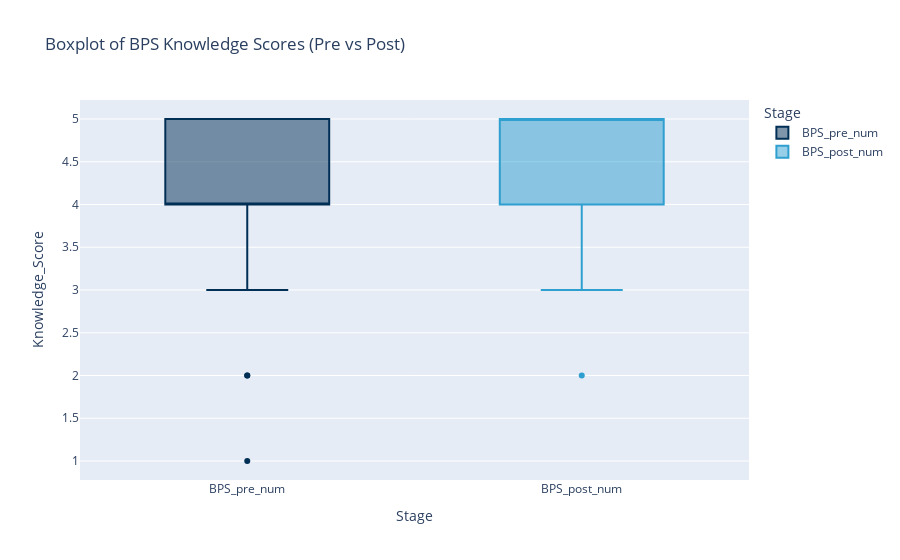

The code cell stored with this chart in its notebook:
### Code cell
# Encode ordinal categories if needed
mapping = {
    "Not familiar at all": 1,
    "Slightly unfamiliar": 2,
    "Neutral": 3,
    "Somewhat familiar": 4,
    "Very familiar": 5
}

merged_df["BPS_pre_num"] = merged_df["BPS_knowledge_pre"].map(mapping)
merged_df["BPS_post_num"] = merged_df["BPS_knowledge_post"].map(mapping)

import plotly.express as px
fig = px.box(
    merged_df.melt(id_vars="name", value_vars=["BPS_pre_num", "BPS_post_num"],
                   var_name="Stage", value_name="Knowledge_Score"),
    x="Stage", y="Knowledge_Score", color="Stage",
    color_discrete_map={"BPS_pre_num": "#002f56", "BPS_post_num": "#2f9fd0"},
    title="Boxplot of BPS Knowledge Scores (Pre vs Post)"
)
fig.show()

### Figure 1 — Plotly figure (JSON) as saved in the notebook; plotly's stock layout.template omitted (floating-point values rounded to 4 significant figures)
{"data": [{"alignmentgroup": "True", "hovertemplate": "Stage=%{x}<br>Knowledge_Score=%{y}<extra></extra>", "legendgroup": "BPS_pre_num", "marker": {"color": "#002f56"}, "name": "BPS_pre_num", "notched": false, "offsetgroup": "BPS_pre_num", "orientation": "v", "showlegend": true, "type": "box", "x": ["BPS_pre_num", "BPS_pre_num", "BPS_pre_num", "BPS_pre_num", "BPS_pre_num", "BPS_pre_num", "BPS_pre_num", "BPS_pre_num", "BPS_pre_num", "BPS_pre_num", "BPS_pre_num", "BPS_pre_num", "BPS_pre_num", "BPS_pre_num", "BPS_pre_num", "BPS_pre_num", "BPS_pre_num", "BPS_pre_num", "BPS_pre_num", "BPS_pre_num", "BPS_pre_num", "BPS_pre_num", "BPS_pre_num", "BPS_pre_num", "BPS_pre_num", "BPS_pre_num", "BPS_pre_num", "BPS_pre_num", "BPS_pre_num", "BPS_pre_num", "BPS_pre_num", "BPS_pre_num", "BPS_pre_num", "BPS_pre_num", "BPS_pre_num", "BPS_pre_num", "BPS_pre_num", "BPS_pre_num", "BPS_pre_num", "BPS_pre_num", "BPS_pre_num"], "x0": " ", "xaxis": "x", "y": [3, 3, 3, 3, 3, 1, 2, 2, 4, 4, 4, 4, 4, 4, 4, 4, 4, 4, 4, 4, 4, 4, 5, 5, 5, 5, 5, 5, 5, 5, 5, 5, 5, 5, 5, 5, 5, 5, 5, 5, 5], "y0": " ", "yaxis": "y"}, {"alignmentgroup": "True", "hovertemplate": "Stage=%{x}<br>Knowledge_Score=%{y}<extra></extra>", "legendgroup": "BPS_post_num", "marker": {"color": "#2f9fd0"}, "name": "BPS_post_num", "notched": false, "offsetgroup": "BPS_post_num", "orientation": "v", "showlegend": true, "type": "box", "x": ["BPS_post_num", "BPS_post_num", "BPS_post_num", "BPS_post_num", "BPS_post_num", "BPS_post_num", "BPS_post_num", "BPS_post_num", "BPS_post_num", "BPS_post_num", "BPS_post_num", "BPS_post_num", "BPS_post_num", "BPS_post_num", "BPS_post_num", "BPS_post_num", "BPS_post_num", "BPS_post_num", "BPS_post_num", "BPS_post_num", "BPS_post_num", "BPS_post_num", "BPS_post_num", "BPS_post_num", "BPS_post_num", "BPS_post_num", "BPS_post_num", "BPS_post_num", "BPS_post_num", "BPS_post_num", "BPS_post_num", "BPS_post_num", "BPS_post_num", "BPS_post_num", "BPS_post_num", "BPS_post_num", "BPS_post_num", "BPS_post_num", "BPS_post_num", "BPS_post_num", "BPS_post_num"], "x0": " ", "xaxis": "x", "y": [5, 4, 5, 4, 3, 4, 3, 2, 5, 5, 5, 5, 4, 3, 5, 4, 4, 4, 4, 4, 4, 5, 5, 5, 5, 5, 5, 4, 5, 4, 5, 5, 5, 5, 5, 4, 5, 5, 5, 4, 5], "y0": " ", "yaxis": "y"}], "layout": {"boxmode": "overlay", "legend": {"title": {"text": "Stage"}, "tracegroupgap": 0}, "title": {"text": "Boxplot of BPS Knowledge Scores (Pre vs Post)"}, "xaxis": {"anchor": "y", "categoryarray": ["BPS_pre_num", "BPS_post_num"], "categoryorder": "array", "domain": [0, 1], "title": {"text": "Stage"}}, "yaxis": {"anchor": "x", "domain": [0, 1], "title": {"text": "Knowledge_Score"}}}}
